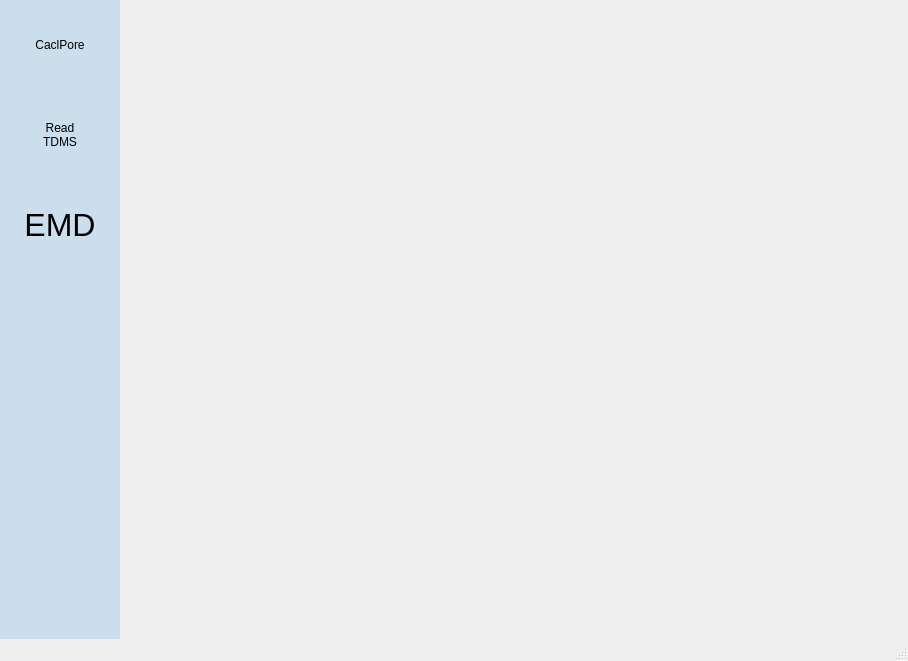
<?xml version="1.0" encoding="UTF-8"?>
<ui version="4.0">
 <class>toolbox</class>
 <widget class="QMainWindow" name="toolbox">
  <property name="geometry">
   <rect>
    <x>0</x>
    <y>0</y>
    <width>908</width>
    <height>661</height>
   </rect>
  </property>
  <property name="windowTitle">
   <string>MainWindow</string>
  </property>
  <property name="windowIcon">
   <iconset resource="images.qrc">
    <normaloff>:/img/img46.ico</normaloff>:/img/img46.ico</iconset>
  </property>
  <property name="styleSheet">
   <string notr="true"/>
  </property>
  <widget class="QWidget" name="centralwidget">
   <property name="styleSheet">
    <string notr="true"/>
   </property>
   <layout class="QGridLayout" name="gridLayout">
    <property name="leftMargin">
     <number>0</number>
    </property>
    <property name="topMargin">
     <number>0</number>
    </property>
    <property name="rightMargin">
     <number>0</number>
    </property>
    <property name="bottomMargin">
     <number>0</number>
    </property>
    <property name="spacing">
     <number>0</number>
    </property>
    <item row="0" column="0">
     <widget class="QWidget" name="widget_tool" native="true">
      <property name="sizePolicy">
       <sizepolicy hsizetype="Expanding" vsizetype="Expanding">
        <horstretch>0</horstretch>
        <verstretch>0</verstretch>
       </sizepolicy>
      </property>
      <property name="minimumSize">
       <size>
        <width>120</width>
        <height>0</height>
       </size>
      </property>
      <property name="maximumSize">
       <size>
        <width>120</width>
        <height>16777215</height>
       </size>
      </property>
      <property name="styleSheet">
       <string notr="true">background-color: rgba(52, 152, 219, 50);</string>
      </property>
      <layout class="QGridLayout" name="gridLayout_2">
       <property name="leftMargin">
        <number>0</number>
       </property>
       <property name="topMargin">
        <number>0</number>
       </property>
       <property name="rightMargin">
        <number>0</number>
       </property>
       <property name="bottomMargin">
        <number>0</number>
       </property>
       <property name="spacing">
        <number>0</number>
       </property>
       <item row="0" column="0">
        <widget class="QPushButton" name="poresize">
         <property name="minimumSize">
          <size>
           <width>90</width>
           <height>90</height>
          </size>
         </property>
         <property name="maximumSize">
          <size>
           <width>90</width>
           <height>90</height>
          </size>
         </property>
         <property name="styleSheet">
          <string notr="true">QPushButton

{ image: url(:/img/img47.ico);
	
	border:none;
background-color: rgba(230, 126, 34,0);
	

	
}
QPushButton:hover, QPushButton:pressed , QPushButton:checked
{
	image: url(:/img/img47s.ico);
	
	border:none;
	background-color: rgba(230, 126, 34,0);
	
}</string>
         </property>
         <property name="text">
          <string>CaclPore</string>
         </property>
        </widget>
       </item>
       <item row="1" column="0">
        <widget class="QPushButton" name="tdms">
         <property name="minimumSize">
          <size>
           <width>90</width>
           <height>90</height>
          </size>
         </property>
         <property name="maximumSize">
          <size>
           <width>90</width>
           <height>90</height>
          </size>
         </property>
         <property name="styleSheet">
          <string notr="true">QPushButton

{ image: url(:/img/img47.ico);
	border:none;
	
background-color: rgba(230, 126, 34,0);
	

	
}
QPushButton:hover, QPushButton:pressed , QPushButton:checked
{
	image: url(:/img/img47s.ico);
	
	border:none;
	background-color: rgba(230, 126, 34,0);
	
}</string>
         </property>
         <property name="text">
          <string>Read
TDMS</string>
         </property>
        </widget>
       </item>
       <item row="2" column="0">
        <widget class="QPushButton" name="emd">
         <property name="minimumSize">
          <size>
           <width>90</width>
           <height>90</height>
          </size>
         </property>
         <property name="maximumSize">
          <size>
           <width>90</width>
           <height>90</height>
          </size>
         </property>
         <property name="font">
          <font>
           <pointsize>24</pointsize>
          </font>
         </property>
         <property name="styleSheet">
          <string notr="true">QPushButton

{ image: url(:/img/img47.ico);
	
	border:none;
background-color: rgba(230, 126, 34,0);
	

	
}
QPushButton:hover, QPushButton:pressed , QPushButton:checked
{
	image: url(:/img/img47s.ico);
	
	border:none;
	background-color: rgba(230, 126, 34,0);
	
}</string>
         </property>
         <property name="text">
          <string>EMD</string>
         </property>
        </widget>
       </item>
       <item row="3" column="0">
        <spacer name="verticalSpacer">
         <property name="orientation">
          <enum>Qt::Vertical</enum>
         </property>
         <property name="sizeHint" stdset="0">
          <size>
           <width>50</width>
           <height>40</height>
          </size>
         </property>
        </spacer>
       </item>
      </layout>
     </widget>
    </item>
    <item row="0" column="1">
     <widget class="QWidget" name="widget_2" native="true">
      <property name="styleSheet">
       <string notr="true"/>
      </property>
      <layout class="QHBoxLayout" name="horizontalLayout">
       <property name="spacing">
        <number>0</number>
       </property>
       <property name="leftMargin">
        <number>0</number>
       </property>
       <property name="topMargin">
        <number>5</number>
       </property>
       <property name="rightMargin">
        <number>0</number>
       </property>
       <property name="bottomMargin">
        <number>5</number>
       </property>
       <item>
        <layout class="QVBoxLayout" name="verticalLayout_tool">
         <property name="spacing">
          <number>0</number>
         </property>
         <property name="leftMargin">
          <number>0</number>
         </property>
        </layout>
       </item>
      </layout>
     </widget>
    </item>
   </layout>
  </widget>
  <widget class="QStatusBar" name="statusbar"/>
 </widget>
 <resources>
  <include location="images.qrc"/>
 </resources>
 <connections/>
</ui>
